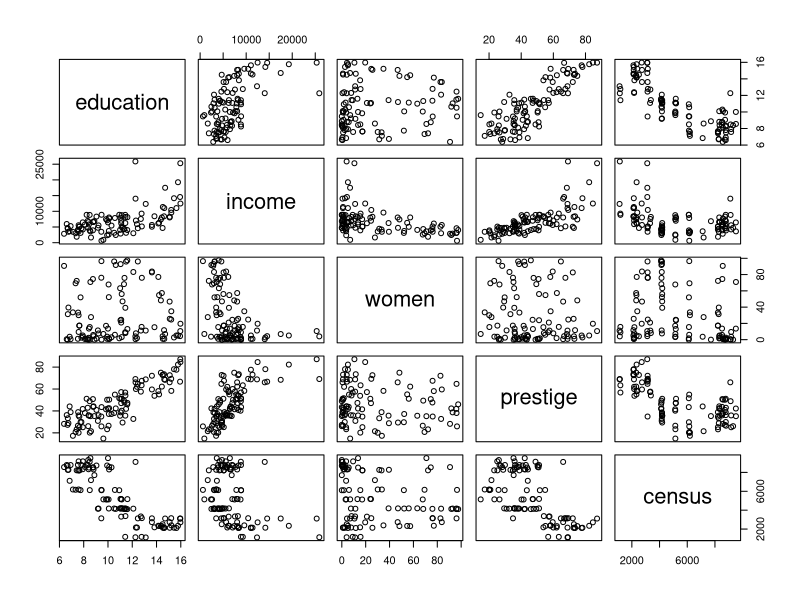
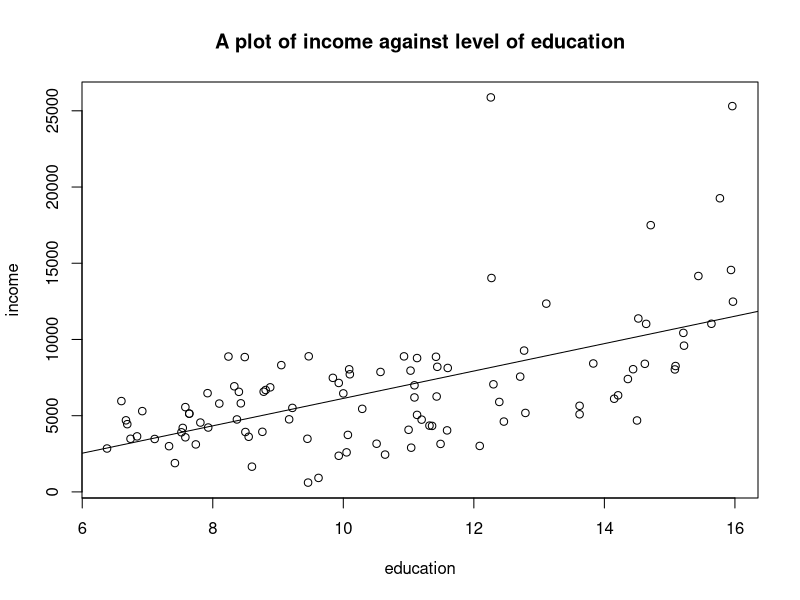
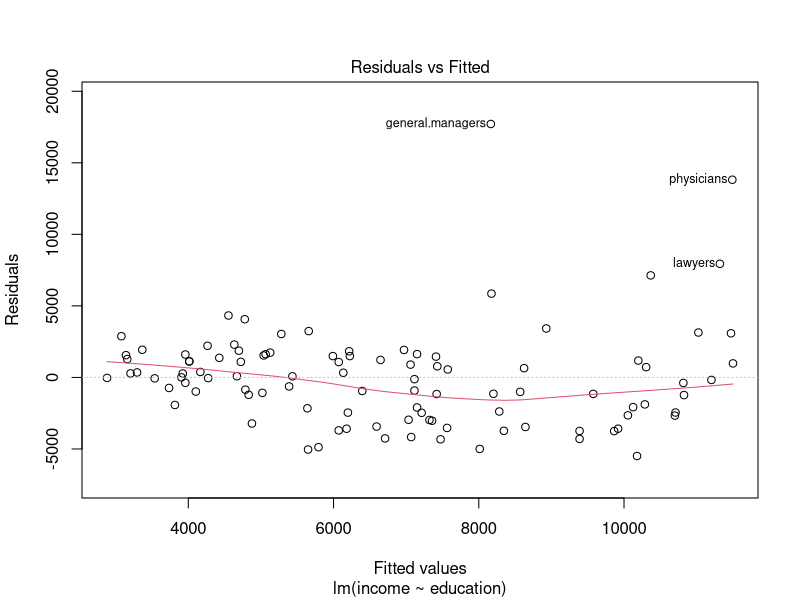
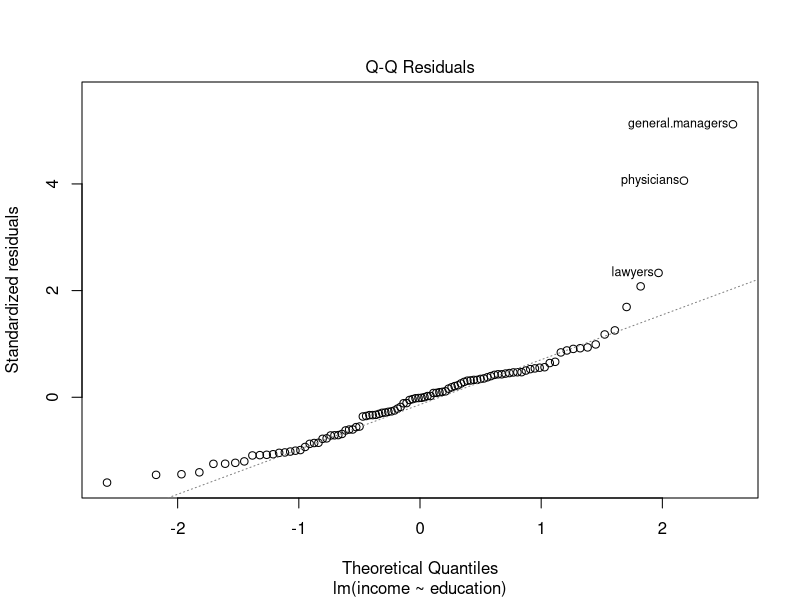
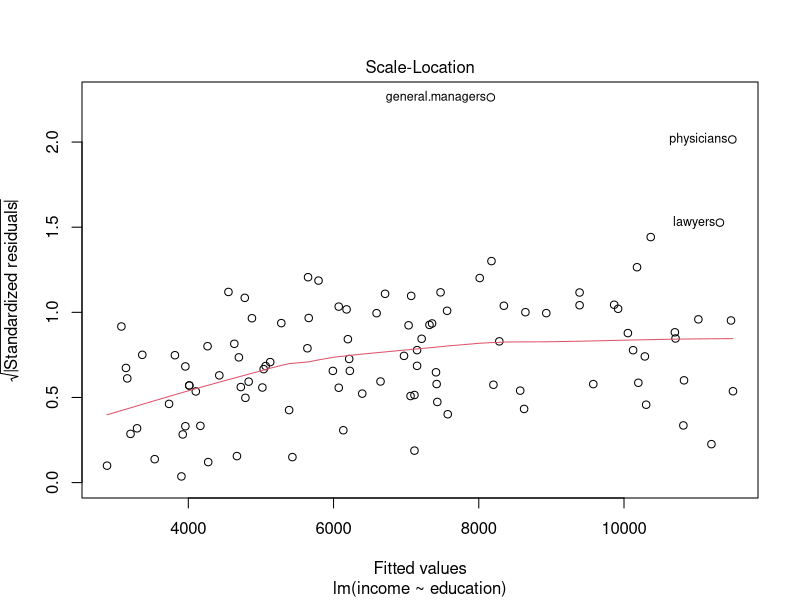
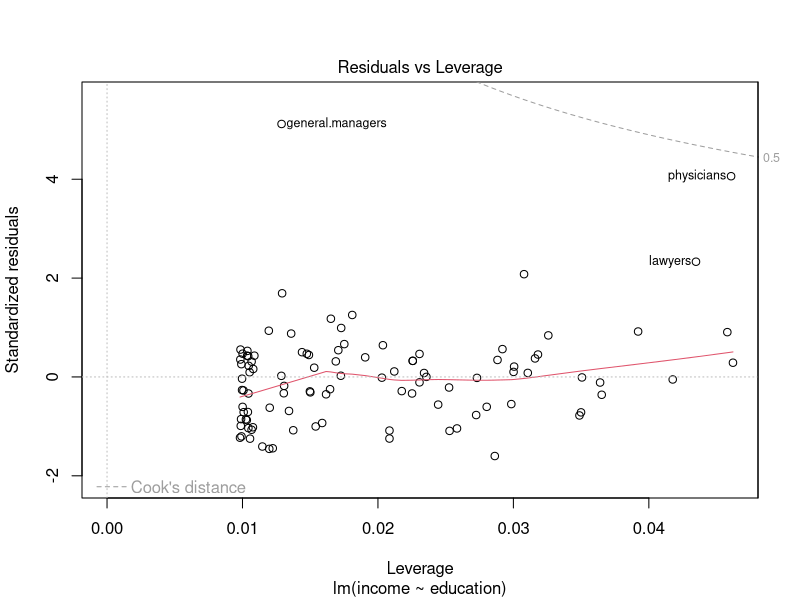
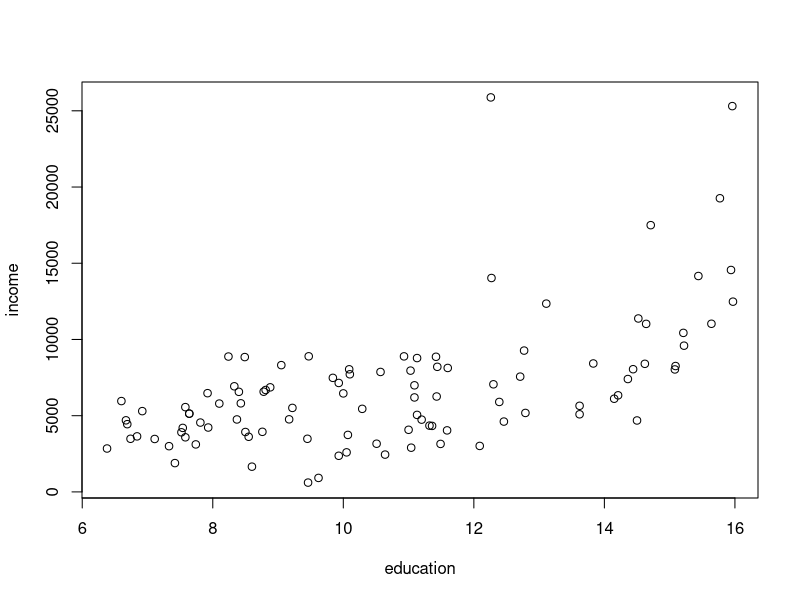
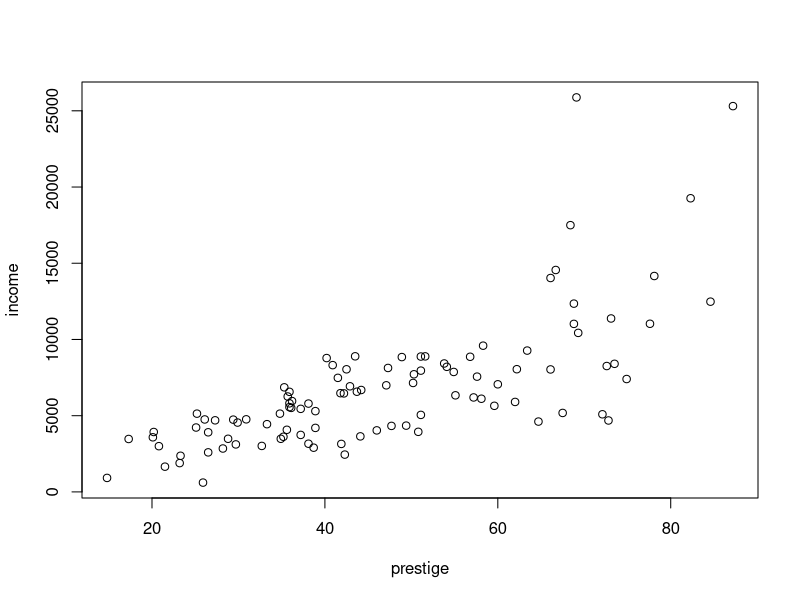

Source code (R) for these figures, in order:
install.packages('carData')
library(carData)
library(MASS)
library(ggplot2)

#It is important to run this code line by line inorder to best understand it
#To show the first five observations of the dataset
head(Prestige,5)

#Summary of the relationship about the data
summary(Prestige)

#To perforrm linear regression
#step1 get a dataset to perform the analysis on
#Pick the first five columns of the dataset because regression analysis deals with only numeric values
newData <- Prestige[,1:5]

#optional steps
#Just to show the relationship about the data we are analyzing
cor(newData)
pairs(newData)
summary(newData)

#step 2 create a relational model between the variables
lmout = lm(income~education,data = newData)

#step3 find the coeficients from the model created
print(lmout)
#income =-2853.6 +898.8education

#step4 get the summary of the model to know the average error in prediction also know as residuals 
summary(lmout)
#step5 predict the values of the target
# our model takes on the regression eqn: income = -2853.6 +898.8education
#however this is not a perfect relationship i can illustrate using the predict function
a <- data.frame(education =13.11)
View(newData)
result <-  predict(lmout,a)
print(result)

#step6 visualize our model graphically
plot(Prestige$income~Prestige$education, main="A plot of income against level of education", xlab="education",ylab = "income")
#To add the line of bestfit on the graph
abline(lmout)
#other graphs
plot(lmout)


#For multiple regression
#It considers more than one predictor unlike linear regression but the process is all the same
#To create a relational model use the lm() again
lmout2 <- lm(income~education+prestige+census,data = newData)
print(lmout2)
#Comparing the values from the summary function, you will see that multiple regression gives a better fit of the data compared to linear regression
summary(lmout2)
residuals(lmout)

c <-data.frame(education=12.26,prestige=69.1,census=1130)
# Multiple regressoin model gives a better prediction compared to linear regression
result2 <-predict(lmout2,c)
print(result2)
plot(income~education+prestige+census,data = newData)




